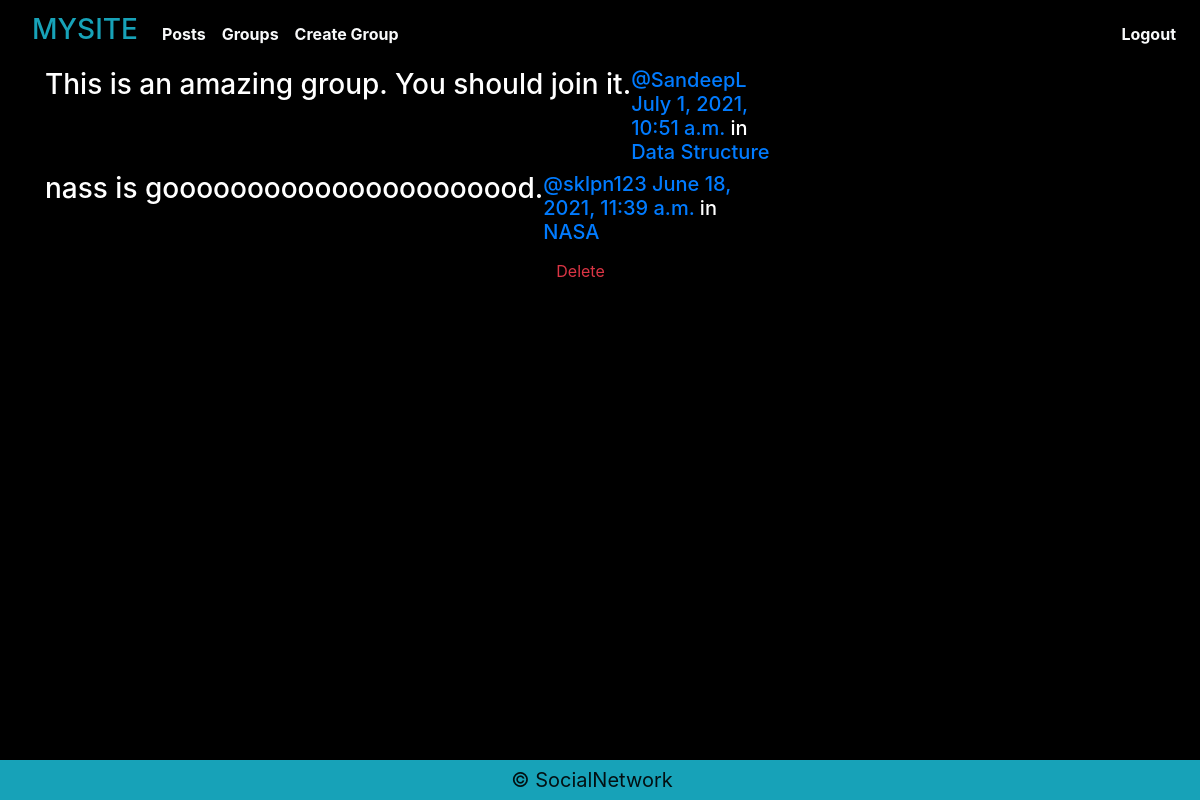
The page /posts/ (signed in) on the database its author committed.
### posts/models.py (models this page shows, shortened)
class Post(models.Model):
    user = models.ForeignKey(User, related_name="posts",on_delete=models.CASCADE,)
    created_at = models.DateTimeField(auto_now=True)
    message = models.TextField()
    message_html = models.TextField(editable=False)
    group = models.ForeignKey(Group, related_name="posts",on_delete=models.CASCADE,null=True, blank=True)
    class Meta:
        ordering = ["-created_at"] # - is for descending order of posts.
        unique_together = ["user", "message"]

### groups/models.py (models this page shows, shortened)
class Group(models.Model):
    name = models.CharField(max_length=255, unique=True)
    slug = models.SlugField(allow_unicode=True, unique=True)
    description = models.TextField(blank=True, default='')
    description_html = models.TextField(editable=False, default='', blank=True)
    members = models.ManyToManyField(User,through="GroupMember")
    class Meta:
        ordering = ["name"]

### posts/views.py (the view)
# urls.py: path('', views.PostList.as_view(), name="all"),
class PostList(SelectRelatedMixin, generic.ListView):
    model = models.Post
    select_related = ("user", "group")

### posts/templates/posts/post_list.html (shortened to what this page needs)
{% extends "posts/post_base.html" %}
{% load humanize %}
{% block post_content %}
<div class="col-md-8">
	{% for post in post_list %}
  {% include "posts/_post.html" %}
	{% endfor %}
</div>
{% endblock post_content %}

### posts/templates/posts/_post.html (shortened to what this page needs)
<div class="post media">
	<h3>{{ post.message_html|safe }}</h3>
	<div class="media-body">
		<h5 class="media-heading">
			<span class="username"><a href="{% url 'posts:for_user' username=post.user.username %}">@{{ post.user.username }}</a></span>
			<time class="time"><a href="{% url 'posts:single' username=post.user.username pk=post.pk %}">{{ post.created_at }}</a></time>
			{% if post.group %}
			<span class="group-name">in <a href="#">{{ post.group.name }}</a></span>
			{% endif %}
		</h5>
		<div class="media-footer">
			{% if user.is_authenticated and post.user == user and not hide_delete %}
				<a href="{% url 'posts:delete' pk=post.pk %}" title="delete" class="btn btn-simple">
					<span class="text-danger icon-label">Delete</span>
				</a>
			{% endif %}
		</div>
	</div>
</div>

### static/SocialNetwork/css/master.css (style rules this page uses)
body { margin: 0; overflow-y: scro; overflow-x: hidden; background-color: black; color:white; height: 50%; }

### rows shown on the page
Post: message_html "This is an amazing group. You should join it.", user.username "SandeepL", created_at "July 1, 2021, 10:51 a.m.", group.name "Data Structure"
Post: message_html "nass is goooooooooooooooooooood.", user.username "sklpn123", created_at "June 18, 2021, 11:39 a.m.", group.name "NASA", shows "Delete"
